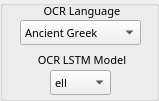
   <widget class="QGroupBox" name="OCRgroupBox">
    <property name="geometry">
     <rect>
      <x>570</x>
      <y>230</y>
      <width>159</width>
      <height>101</height>
     </rect>
    </property>
    <property name="font">
     <font>
      <family>FROMVS</family>
      <pointsize>8</pointsize>
      <weight>50</weight>
      <italic>false</italic>
      <bold>false</bold>
     </font>
    </property>
    <property name="title">
     <string/>
    </property>
    <property name="alignment">
     <set>Qt::AlignCenter</set>
    </property>
    <widget class="QComboBox" name="OCRModelComboBox">
     <property name="geometry">
      <rect>
       <x>50</x>
       <y>70</y>
       <width>61</width>
       <height>25</height>
      </rect>
     </property>
     <property name="toolTip">
      <string>Select OCR language model</string>
     </property>
     <property name="locale">
      <locale language="English" country="UnitedStates"/>
     </property>
     <property name="editable">
      <bool>false</bool>
     </property>
     <property name="currentText">
      <string>ell</string>
     </property>
     <item>
      <property name="text">
       <string>ell</string>
      </property>
     </item>
     <item>
      <property name="text">
       <string>grc</string>
      </property>
     </item>
     <item>
      <property name="text">
       <string>feg</string>
      </property>
     </item>
     <item>
      <property name="text">
       <string>heb</string>
      </property>
     </item>
     <item>
      <property name="text">
       <string>feh</string>
      </property>
     </item>
     <item>
      <property name="text">
       <string>lat</string>
      </property>
     </item>
     <item>
      <property name="text">
       <string>fel</string>
      </property>
     </item>
    </widget>
    <widget class="QComboBox" name="OCRlangComboBox">
     <property name="geometry">
      <rect>
       <x>20</x>
       <y>20</y>
       <width>121</width>
       <height>25</height>
      </rect>
     </property>
     <property name="toolTip">
      <string>Select OCR language</string>
     </property>
     <property name="locale">
      <locale language="English" country="UnitedStates"/>
     </property>
     <property name="editable">
      <bool>false</bool>
     </property>
     <property name="currentText">
      <string>Ancient Greek</string>
     </property>
     <item>
      <property name="text">
       <string>Ancient Greek</string>
      </property>
     </item>
     <item>
      <property name="text">
       <string>Middle Greek</string>
      </property>
     </item>
     <item>
      <property name="text">
       <string>Modern Greek</string>
      </property>
     </item>
     <item>
      <property name="text">
       <string>Hebrew</string>
      </property>
     </item>
     <item>
      <property name="text">
       <string>Latin</string>
      </property>
     </item>
    </widget>
    <widget class="QLabel" name="OCRModellabel_2">
     <property name="geometry">
      <rect>
       <x>30</x>
       <y>50</y>
       <width>101</width>
       <height>20</height>
      </rect>
     </property>
     <property name="font">
      <font>
       <family>FROMVS</family>
       <pointsize>8</pointsize>
       <weight>50</weight>
       <italic>false</italic>
       <bold>false</bold>
      </font>
     </property>
     <property name="toolTip">
      <string>Select OCR LSTM model</string>
     </property>
     <property name="text">
      <string> OCR LSTM Model</string>
     </property>
     <property name="alignment">
      <set>Qt::AlignCenter</set>
     </property>
    </widget>
    <widget class="QLabel" name="label">
     <property name="geometry">
      <rect>
       <x>40</x>
       <y>0</y>
       <width>81</width>
       <height>21</height>
      </rect>
     </property>
     <property name="font">
      <font>
       <family>FROMVS</family>
       <pointsize>8</pointsize>
      </font>
     </property>
     <property name="text">
      <string> OCR Language</string>
     </property>
     <property name="alignment">
      <set>Qt::AlignCenter</set>
     </property>
    </widget>
   </widget>
